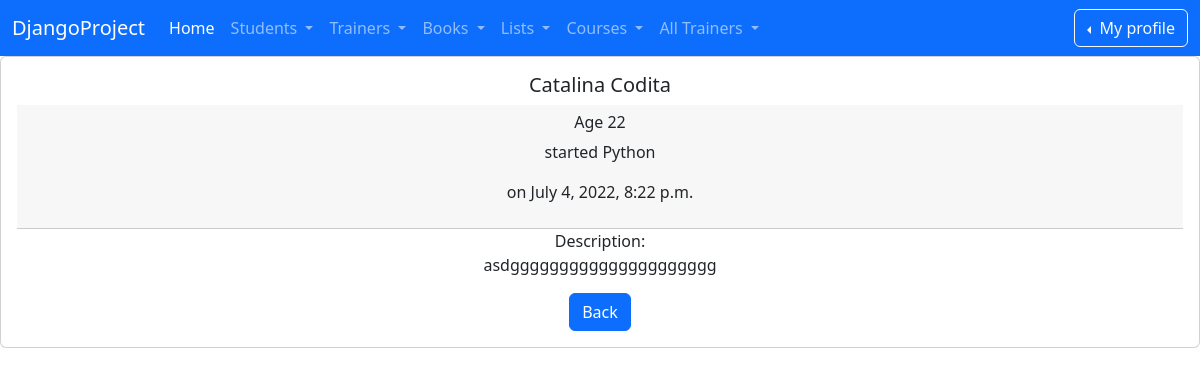
The app's page /detail_student/7/ (signed in) with its own data.
### student/models.py (models this page shows)
class Student(models.Model):
    first_name = models.CharField(max_length=30)
    last_name = models.CharField(max_length=30)
    age = models.IntegerField()
    is_olympic = models.BooleanField(default=False)
    address = models.CharField(max_length=150)
    email = models.EmailField(max_length=50)
    description = models.TextField(max_length=300)
    start_date = models.DateTimeField()
    end_date = models.DateTimeField()
    trainer = models.ForeignKey(Trainer, on_delete=models.CASCADE, null=True)
    active = models.BooleanField(default=True)
    created_at = models.DateTimeField(auto_now_add=True)
    updated_at = models.DateTimeField(auto_now=True)
    def __str__(self):
        return f"{self.first_name} {self.last_name}"

### trainer/models.py (models this page shows)
class Trainer(models.Model):
    first_name = models.CharField(max_length=30)
    last_name = models.CharField(max_length=30)
    department = models.CharField(max_length=30)
    course = models.CharField(max_length=30)
    description = models.TextField(max_length=300)
    start_date = models.DateTimeField()
    end_date = models.DateTimeField()
    image = models.ImageField(upload_to='images/', null=True)
    active = models.BooleanField(default=True)
    created_at = models.DateTimeField(auto_now_add=True)
    updated_at = models.DateTimeField(auto_now=True)
    def __str__(self):
        return f"{self.first_name} {self.last_name}"

### student/views.py (the view)
# urls.py: path('detail_student/<int:pk>/', views.StudentDetailView.as_view(), name='detail-student'),
class StudentDetailView(LoginRequiredMixin, PermissionRequiredMixin, DetailView):
    template_name = 'student/detail_student.html'
    model = Student
    permission_required = 'student.detail_s'

### djangoProject/context_processors.py (called while the page is built)
def get_all_trainers(request):
    return {'trainers': Trainer.objects.all()}

### templates/student/detail_student.html (shortened to what this page needs)
{% extends 'base.html' %}
{% block content %}
    <div class="card text-center">
        <div class="card-body">
            <h5 class="card-title">{{ student }}</h5>
            <div class="card-header">
                <h6> Age {{ student.age }}</h6>
                <p> started {{ student.trainer.course }}</p>
                <p>on {{ student.start_date }}</p>
            </div>
            <p class="card-text">Description:<br>
                {{ student.description }}</p>
            <a href="{% url 'list-of-students' %}" class="btn btn-primary">Back</a>
        </div>
    </div>
{% endblock %}

### records on screen
Student: first_name+last_name "Catalina Codita", age "22", trainer.course "Python", start_date "July 4, 2022, 8:22 p.m.", description "asdggggggggggggggggggggg"
